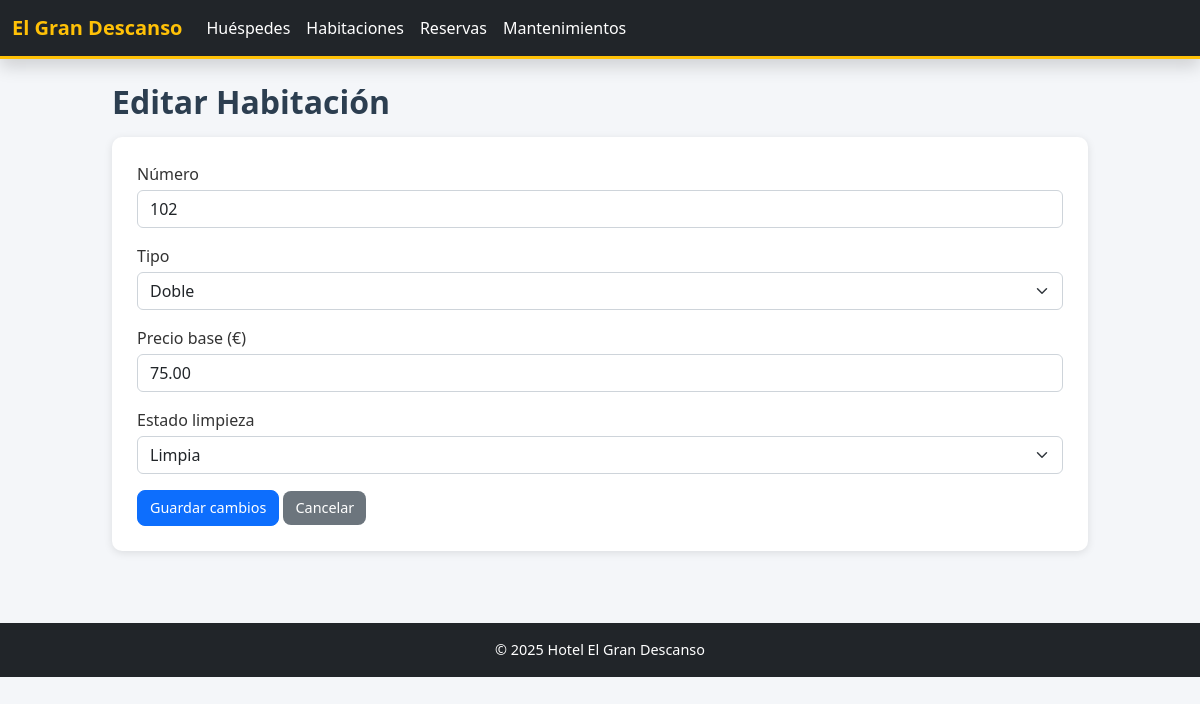
The page /habitaciones/editar_habitacion.php?id=2 on the database its author committed.
### tables this page shows
CREATE TABLE habitaciones(
	id INT AUTO_INCREMENT PRIMARY KEY,
    numero VARCHAR(20) UNIQUE NOT NULL,
    tipo ENUM('Sencilla', 'Doble', 'Suite') NOT NULL,
    precio_base DECIMAL(10,2) NOT NULL, 
    estado_limpieza ENUM('Limpia', 'Sucia', 'En limpieza') DEFAULT 'Limpia'
);

### habitaciones/editar_habitacion.php (the view, shortened to what this page needs)
<?php
include '../header.php';
require '../conexion.php';
$id = intval($_GET['id']);
$stmt = $pdo->prepare("SELECT * FROM habitaciones WHERE id = ?");
$stmt->execute([$id]);
$h = $stmt->fetch();
?>
<h2>Editar Habitación</h2>
<form method="post" class="mt-3">
    <div class="mb-3">
        <label class="form-label">Número</label>
        <input class="form-control" name="numero" required value="<?= htmlspecialchars($h['numero']) ?>">
    </div>
    <div class="mb-3">
        <label class="form-label">Tipo</label>
        <select class="form-select" name="tipo">
            <option value="Doble" <?= $h['tipo'] === 'Doble' ? 'selected' : '' ?>>Doble</option>
        </select>
    </div>
    <div class="mb-3">
        <label class="form-label">Precio base (€)</label>
        <input class="form-control" type="number" step="0.01" name="precio_base" required value="<?= htmlspecialchars($h['precio_base']) ?>">
    </div>
    <div class="mb-3">
        <label class="form-label">Estado limpieza</label>
        <select class="form-select" name="estado_limpieza">
            <option value="Limpia" <?= $h['estado_limpieza'] === 'Limpia' ? 'selected' : '' ?>>Limpia</option>
        </select>
    </div>
    <button class="btn btn-primary" type="submit">Guardar cambios</button>
    <a class="btn btn-secondary" href="listar_habitaciones.php">Cancelar</a>
</form>
<?php include '../footer.php'; ?>

### css/style.css (style rules this page uses)
body { background-color: #f4f6f9; font-family: 'Segoe UI', Arial, sans-serif; margin: 0; padding: 0; color: #333; }
h1, h2, h3 { color: #2c3e50; font-weight: 600; }
a { text-decoration: none; }
.btn { border-radius: 8px !important; font-size: 0.9rem; padding: 6px 12px; transition: 0.3s; }
.btn-secondary { background-color: #6c757d !important; border: none; }
form { background-color: white; padding: 25px; border-radius: 10px; box-shadow: 0 2px 8px rgba(0, 0, 0, 0.1); }
.form-label { font-weight: 500; margin-bottom: 4px; }
.form-control, .form-select { border-radius: 6px !important; border: 1px solid #ced4da; }

### rows shown on the page
habitaciones: numero "102", tipo "Doble", precio_base "75.00", estado_limpieza "Limpia"
